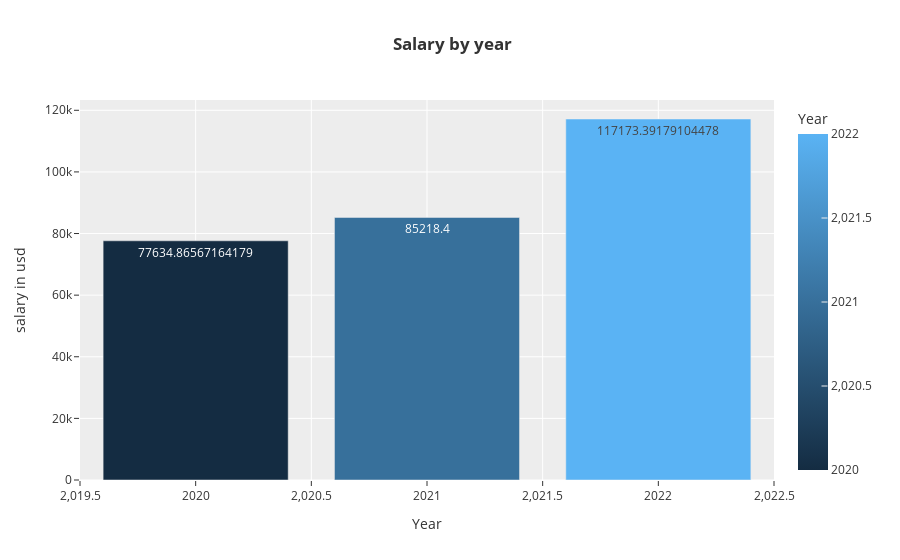

The code cell stored with this chart in its notebook:
### Code cell
#Now lets see how salary changes by year
fig=px.bar(data2.groupby('work_year',as_index=False)['salary_in_usd'].mean().sort_values(by='salary_in_usd',ascending=False).head(10),
           x='work_year',y='salary_in_usd',color='work_year',labels={'work_year':'Year','salary_in_usd':'salary in usd'},
           template='ggplot2',text='salary_in_usd',title='<b> Salary by year')
fig.show()

### Figure 1 — Plotly figure (JSON) as saved in the notebook; plotly's stock layout.template omitted (floating-point values rounded to 4 significant figures)
{"data": [{"alignmentgroup": "True", "hovertemplate": "Year=%{marker.color}<br>salary in usd=%{text}<extra></extra>", "legendgroup": "", "marker": {"color": [2022, 2021, 2020], "coloraxis": "coloraxis", "pattern": {"shape": ""}}, "name": "", "offsetgroup": "", "orientation": "v", "showlegend": false, "text": [117200.0, 85220.0, 77630.0], "textposition": "auto", "type": "bar", "x": [2022, 2021, 2020], "xaxis": "x", "y": [117200.0, 85220.0, 77630.0], "yaxis": "y"}], "layout": {"barmode": "relative", "coloraxis": {"colorbar": {"title": {"text": "Year"}}, "colorscale": [[0, "rgb(20,44,66)"], [1, "rgb(90,179,244)"]]}, "legend": {"tracegroupgap": 0}, "title": {"text": "<b> Salary by year"}, "xaxis": {"anchor": "y", "domain": [0, 1], "title": {"text": "Year"}}, "yaxis": {"anchor": "x", "domain": [0, 1], "title": {"text": "salary in usd"}}}}
